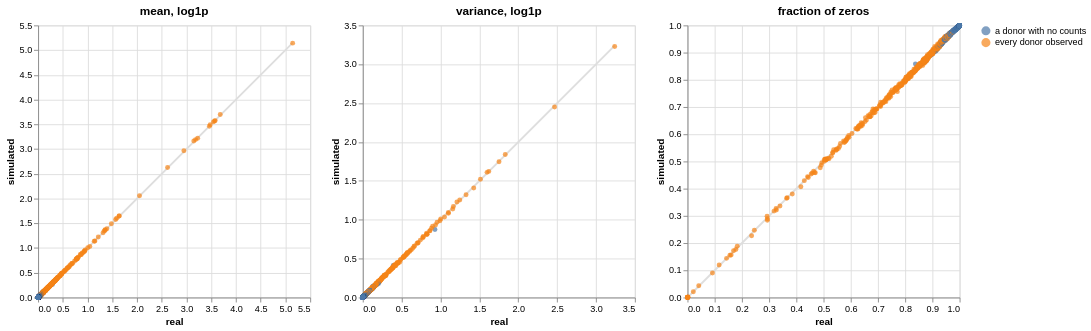

Source (notebook cell):
### Markdown cell above
For each of these plots, there is one point for every gene. We also color for whether the gene has any donors with no counts for that gene at all. These tend to be more difficult to estimate.

### Code cell
empty_donor = (scd.data.pseudobulk(adata.X, donor_codes, n_donors) == 0).any(axis=0)
split = np.where(empty_donor, "a donor with no counts", "every donor observed")
print(f"{empty_donor.sum()} of {len(empty_donor)} genes have a donor with zero counts")

zero_fraction = lambda a: (a.X == 0).mean(axis=0)

alt.hconcat(
    scd.compare_means(adata, conditional, color=split).properties(title="mean, log1p"),
    scd.compare_variances(adata, conditional, color=split).properties(title="variance, log1p"),
    scd.compare_summary(adata, conditional, zero_fraction, color=split).properties(title="fraction of zeros"),
)

### Figure 1 — Vega-Lite specification as saved in the notebook (floating-point values rounded to 4 significant figures; data arrays with more than 128 entries replaced by an {"elided": "..."} marker saying what was removed)
{"config": {"view": {"continuousWidth": 300, "continuousHeight": 300}}, "hconcat": [{"layer": [{"data": {"name": "data-955ea2e23cd0022866a8ed423a2b5b33"}, "mark": {"type": "line", "color": "#dedede"}, "encoding": {"x": {"field": "real", "type": "quantitative"}, "y": {"field": "simulated", "type": "quantitative"}}}, {"data": {"name": "data-adbc3170c2a3c3091363a55c71565783"}, "mark": {"type": "circle"}, "encoding": {"color": {"field": "color", "title": null, "type": "nominal"}, "x": {"field": "real", "type": "quantitative"}, "y": {"field": "simulated", "type": "quantitative"}}}], "title": "mean, log1p"}, {"layer": [{"data": {"name": "data-7361c17a6ba3f90e7e92054496b7b31a"}, "mark": {"type": "line", "color": "#dedede"}, "encoding": {"x": {"field": "real", "type": "quantitative"}, "y": {"field": "simulated", "type": "quantitative"}}}, {"data": {"name": "data-3fb36b14b421720974dec4876ae4beac"}, "mark": {"type": "circle"}, "encoding": {"color": {"field": "color", "title": null, "type": "nominal"}, "x": {"field": "real", "type": "quantitative"}, "y": {"field": "simulated", "type": "quantitative"}}}], "title": "variance, log1p"}, {"layer": [{"data": {"name": "data-f9a1789c0a1ba3f6a0477a89ed565afb"}, "mark": {"type": "line", "color": "#dedede"}, "encoding": {"x": {"field": "real", "type": "quantitative"}, "y": {"field": "simulated", "type": "quantitative"}}}, {"data": {"name": "data-f24c6dc9cf142bf775f8a31bffd35a7f"}, "mark": {"type": "circle"}, "encoding": {"color": {"field": "color", "title": null, "type": "nominal"}, "x": {"field": "real", "type": "quantitative"}, "y": {"field": "simulated", "type": "quantitative"}}}], "title": "fraction of zeros"}], "$schema": "https://vega.github.io/schema/vega-lite/v6.1.0.json", "datasets": {"data-955ea2e23cd0022866a8ed423a2b5b33": [{"real": 0.0001733, "simulated": 0.0001733}, {"real": 5.145, "simulated": 5.145}], "data-adbc3170c2a3c3091363a55c71565783": {"elided": "977 records"}, "data-7361c17a6ba3f90e7e92054496b7b31a": [{"real": 0.0001201, "simulated": 0.0001201}, {"real": 3.24, "simulated": 3.24}], "data-3fb36b14b421720974dec4876ae4beac": {"elided": "977 records"}, "data-f9a1789c0a1ba3f6a0477a89ed565afb": [{"real": 0.0, "simulated": 0.0}, {"real": 0.9997, "simulated": 0.9997}], "data-f24c6dc9cf142bf775f8a31bffd35a7f": {"elided": "977 records"}}}
